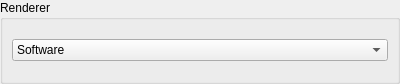
<?xml version="1.0" encoding="UTF-8"?>
<ui version="4.0">
 <class>WindowRenderer</class>
 <widget class="QDialog" name="WindowRenderer">
  <property name="geometry">
   <rect>
    <x>0</x>
    <y>0</y>
    <width>400</width>
    <height>84</height>
   </rect>
  </property>
  <property name="windowTitle">
   <string>Dialog</string>
  </property>
  <layout class="QVBoxLayout" name="verticalLayout">
   <property name="leftMargin">
    <number>0</number>
   </property>
   <property name="topMargin">
    <number>0</number>
   </property>
   <property name="rightMargin">
    <number>0</number>
   </property>
   <property name="bottomMargin">
    <number>0</number>
   </property>
   <item>
    <widget class="QGroupBox" name="groupBox">
     <property name="title">
      <string>Renderer</string>
     </property>
     <layout class="QVBoxLayout" name="verticalLayout_3">
      <item>
       <widget class="QComboBox" name="comboBox_renderer">
        <item>
         <property name="text">
          <string>Software</string>
         </property>
        </item>
        <item>
         <property name="text">
          <string>OpenGL</string>
         </property>
        </item>
       </widget>
      </item>
     </layout>
    </widget>
   </item>
  </layout>
 </widget>
 <resources/>
 <connections/>
</ui>
